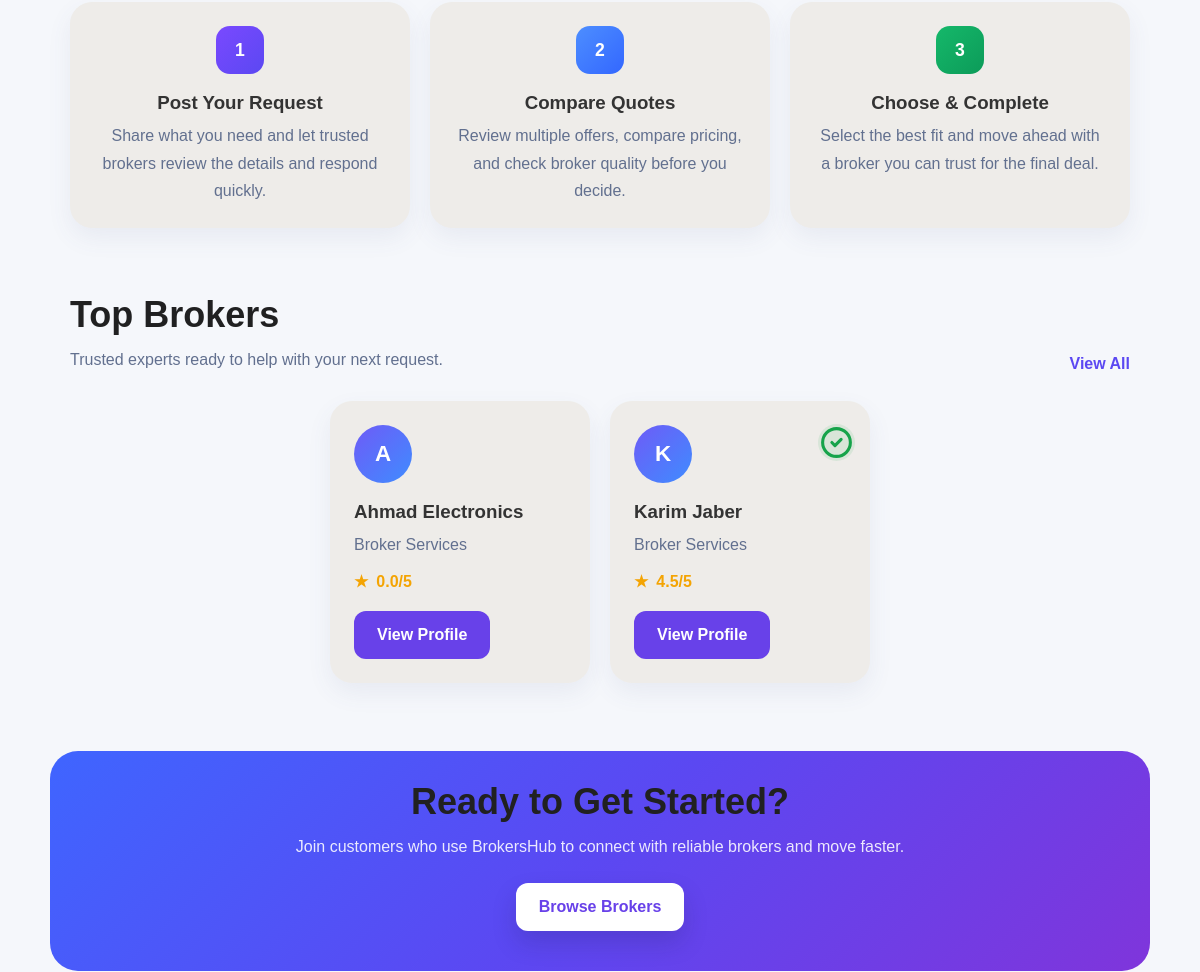
The app's page / (middle part), older data.
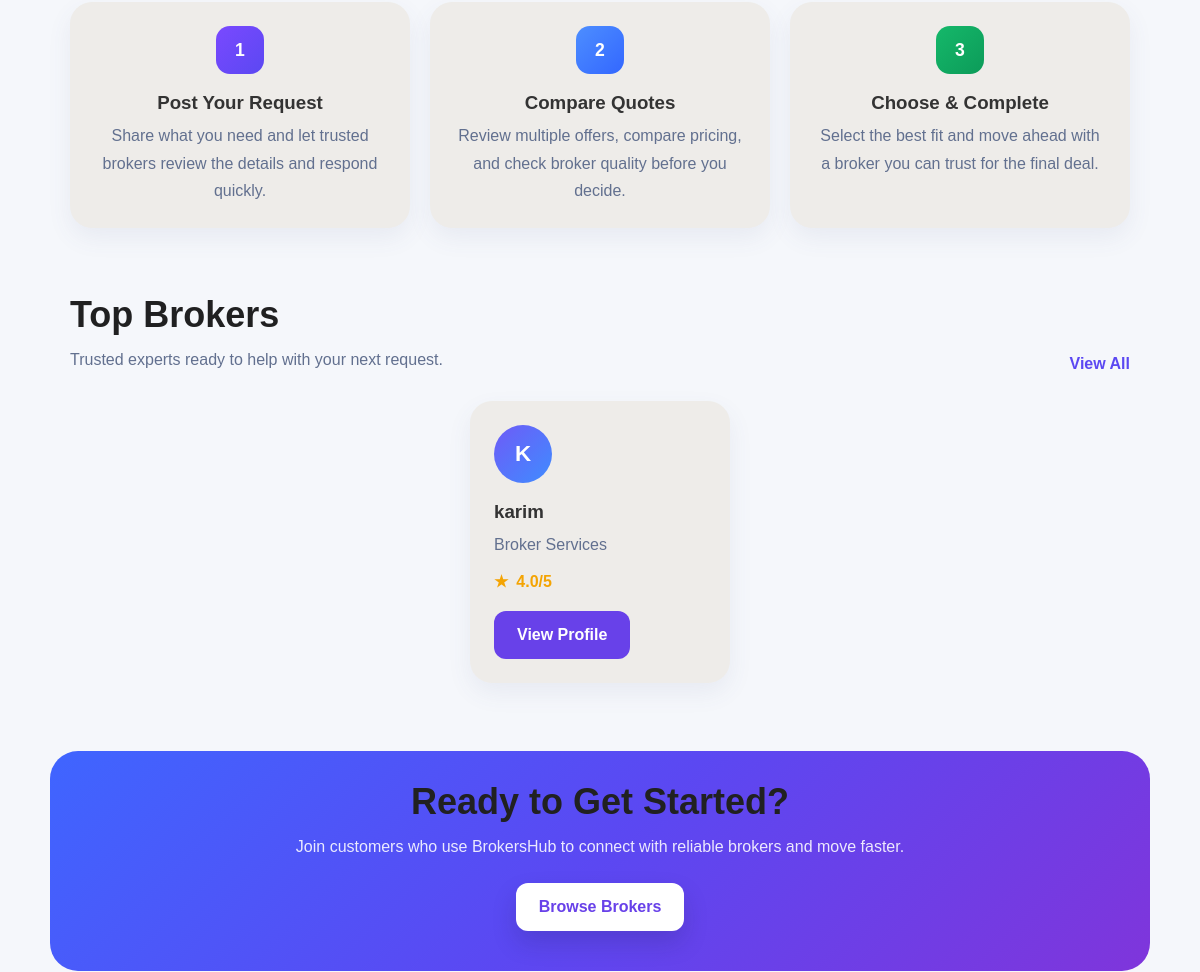
The same page, newer data.
### brokers/models.py (models this page shows, shortened)
class BrokerProfile(models.Model):
    user = models.OneToOneField(User, on_delete=models.CASCADE, related_name='broker_profile')
    business_name = models.CharField(max_length=255)
    city = models.ForeignKey(City, on_delete=models.SET_NULL, null=True, blank=True)
    whatsapp_number = models.CharField(max_length=20)
    description = models.TextField(blank=True)
    is_verified = models.BooleanField(default=False)
    is_active = models.BooleanField(default=True)
    average_rating = models.FloatField(default=0)
    total_reviews = models.IntegerField(default=0)
    show_whatsapp_after_accept = models.BooleanField(default=True)

### brokers/views.py (the view)
# urls.py: path('', views.landing_page, name='landing'),
def landing_page(request):
    brokers = BrokerProfile.objects.all()
    context = {
        "brokers": brokers,
        "active_brokers": "500+",
        "completed_deals": "10K+",
        "rating": "4.8/5",
        "response_time": "<2h",
    }
    return render(request, "landing_page.html", context)

### brokers/templates/landing_page.html (shortened to what this page needs)
{% load static %}
<!DOCTYPE html>
<html lang="en">
<head>
    <link rel="stylesheet" href="{% static 'css/landing_page.css' %}">
</head>
<body>
    <section class="section work">
        <div class="container">
            <div class="cards steps-grid">
                <div class="card step-card">
                    <div class="icon purple">
                        <span>1</span>
                    </div>
                    <h3>Post Your Request</h3>
                    <p>Share what you need and let trusted brokers review the details and respond quickly.</p>
                </div>
                <div class="card step-card">
                    <div class="icon blue">
                        <span>2</span>
                    </div>
                    <h3>Compare Quotes</h3>
                    <p>Review multiple offers, compare pricing, and check broker quality before you decide.</p>
                </div>
                <div class="card step-card">
                    <div class="icon green">
                        <span>3</span>
                    </div>
                    <h3>Choose &amp; Complete</h3>
                    <p>Select the best fit and move ahead with a broker you can trust for the final deal.</p>
                </div>
            </div>
        </div>
    </section>
    <section class="section brokers">
        <div class="container">
            <div class="section-row">
                <div class="section-head left">
                    <h2 class = "top">Top Brokers</h2>
                    <p>Trusted experts ready to help with your next request.</p>
                </div>
                <a href="{% url 'browse_brokers' %}" class="view-link">View All</a>
            </div>
            <div class="cards broker-grid">
                {% for broker in brokers %}
                <div class="card broker-card">
                    {% if broker.is_verified %}
                    <div class="verified-top">
                        <svg width="18" height="18" viewBox="0 0 24 24" fill="none">
                            <path d="M9 12l2 2 4-4" stroke="#16a34a" stroke-width="2" stroke-linecap="round"
                                stroke-linejoin="round" />
                            <circle cx="12" cy="12" r="9" stroke="#16a34a" stroke-width="2" />
                        </svg>
                    </div>
                    {% endif %}
                    <div class="avatar">
                        {% if broker.business_name %}
                        {{ broker.business_name|slice:":1"|upper }}
                        {% else %}
                        {{ broker.user.username|slice:":1"|upper }}
                        {% endif %}
                    </div>
                    <h3>
                        {% if broker.business_name %}
                        {{ broker.business_name }}
                        {% else %}
                        {{ broker.user.first_name }} {{ broker.user.last_name }}
                        {% endif %}
                    </h3>
                    {% with broker.platforms.first as broker_platform %}
                    {% if broker_platform %}
                    <p class="meta">{{ broker_platform.platform.category.name }}</p>
                    {% else %}
                    <p class="meta">Broker Services</p>
                    {% endif %}
                    {% endwith %}
                    <div class="rating-row">
                        <span class="star">&#9733;</span>
                        <span>{{ broker.average_rating|floatformat:1 }}/5</span>
                    </div>
                    <a href="{% url 'broker_profile' broker.id %}" class="btn btn-light">View Profile</a>
                </div>
                {% endfor %}
            </div>
        </div>
    </section>
    <section class="cta">
        <div class="container cta-box">
            <h2>Ready to Get Started?</h2>
            <p>Join customers who use BrokersHub to connect with reliable brokers and move faster.</p>
            <a href="{% url 'browse_brokers' %}" class="btn btn-primary btn-white">Browse Brokers</a>
        </div>
    </section>
</body>
</html>

Row changes from the older to the newer data that the page shows:
removed BrokerProfile: business_name "A", business_name "Ahmad Electronics", average_rating "0.0"
removed BrokerProfile: is_verified True (drawn), business_name "K", business_name "Karim Jaber", average_rating "4.5"
added BrokerProfile: business_name "K", business_name "karim", average_rating "4.0"
